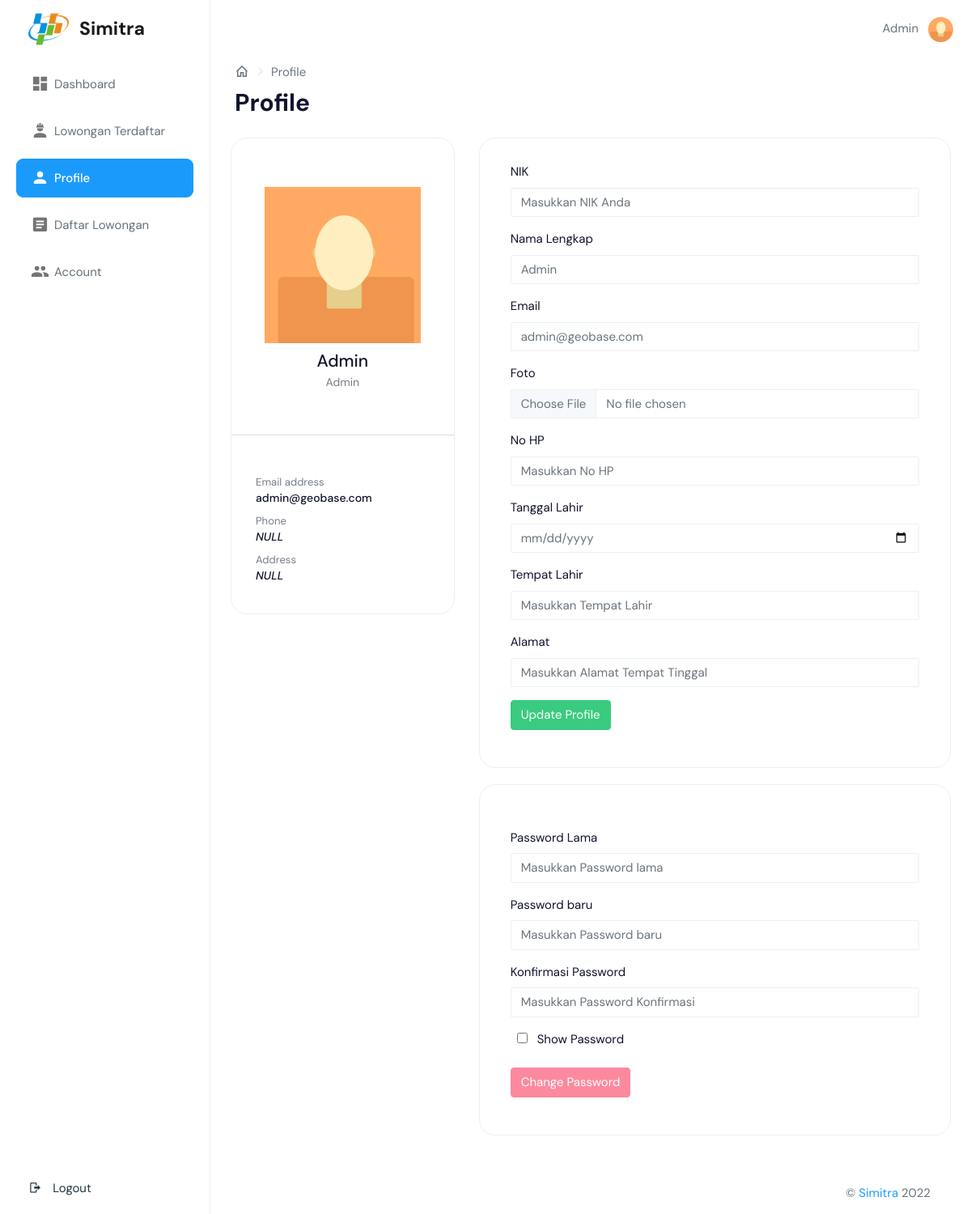
Before: /page/profile.php (signed in) with the older database file.
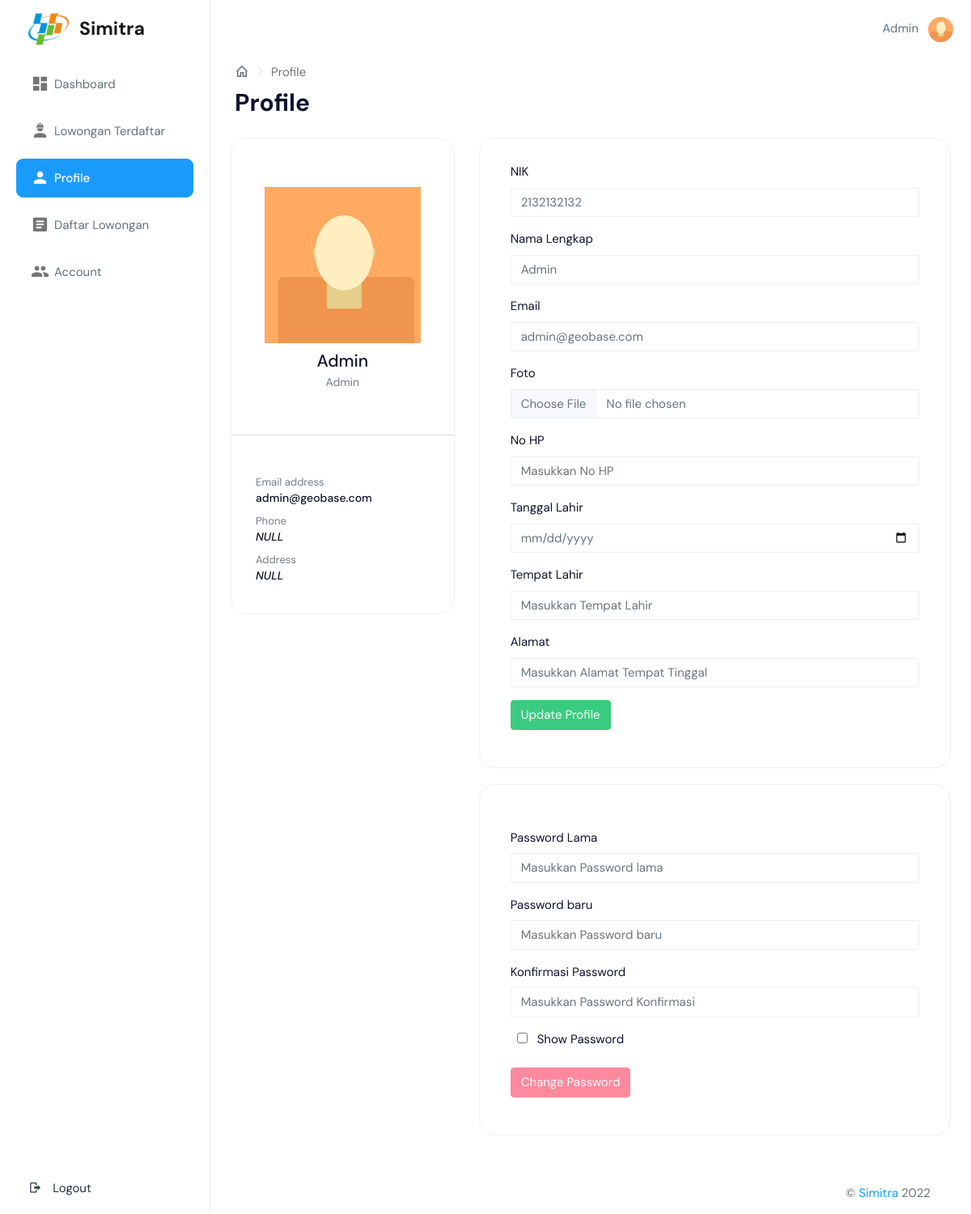
After: the same page with the newer database file.
### tables this page shows
CREATE TABLE `petugas` (
  `Kode_petugas` int(12) NOT NULL,
  `NIK` varchar(16) DEFAULT NULL,
  `Nama` varchar(50) NOT NULL,
  `Foto` varchar(255) DEFAULT NULL,
  `Jabatan` int(5) NOT NULL,
  `Tempat_lahir` varchar(150) DEFAULT NULL,
  `Tanggal_lahir` date DEFAULT NULL,
  `Alamat` varchar(150) DEFAULT NULL,
  `NoHP` varchar(15) DEFAULT NULL,
  `Jkel` enum('L','P') NOT NULL
);

CREATE TABLE `jabatan` (
  `Id_jabatan` int(11) NOT NULL,
  `Jabatan` varchar(50) NOT NULL
);

### page/profile.php (the view, shortened to what this page needs)
<?php
include '../controller/config.php';
$kode = $_SESSION['id'];
$sql = mysqli_query($conn, "SELECT a.Kode_petugas, a.Username, a.Email, a.Password, a.Old_password, a.Last_login, a.Created_at, a.Updated_at, b.Nama, b.NIK, b.Alamat, b.Foto, b.NoHP, b.Tanggal_lahir, b.Tempat_lahir, c.Jabatan, c.Id_jabatan FROM auth a, petugas b, jabatan c WHERE a.Kode_petugas=b.Kode_petugas AND b.Jabatan=c.Id_jabatan AND a.Kode_petugas='$kode' ORDER BY c.Id_jabatan");
$result1 = mysqli_fetch_assoc($sql);
?>
<!DOCTYPE html>
<html dir="ltr" lang="en">
<head>
    <?php include 'meta.php'; ?>
</head>
<body>
    <?php $url = "../"; ?>
    <?php include 'header.php'; ?>
    <aside class="left-sidebar" data-sidebarbg="skin6">
        <div class="scroll-sidebar" id="navbar">
            <nav class="sidebar-nav">
                <ul id="sidebarnav">
                    <li class="sidebar-item"> <a class="sidebar-link waves-effect waves-dark sidebar-link" href="index.php" aria-expanded="false"><i class="mdi mdi-view-dashboard"></i><span class="hide-menu">Dashboard</span></a></li>
                    <li class="sidebar-item"> <a class="sidebar-link waves-effect waves-dark sidebar-link" href="lowongan-user.php" aria-expanded="false"><i class="mdi mdi-worker"></i><span class="hide-menu">Lowongan Terdaftar</span></a></li>
                    <li class="sidebar-item" style="background-color: #1a9bfc; border-radius: 9px"> <a class="sidebar-link waves-effect waves-dark sidebar-link" href="profile.php" aria-expanded="false"><i class="mdi mdi-account text-white"></i><span class="hide-menu text-white">Profile</span></a></li>
                    <?php if ($result1['Id_jabatan'] == 1) {  ?>
                        <li class="sidebar-item"> <a class="sidebar-link waves-effect waves-dark sidebar-link" href="lowongan.php" aria-expanded="false"><i class="mdi mdi-file-document-box"></i><span class="hide-menu">Daftar Lowongan</span></a></li>
                        <li class="sidebar-item"> <a class="sidebar-link waves-effect waves-dark sidebar-link" href="user.php" aria-expanded="false"><i class="mdi mdi-account-multiple"></i><span class="hide-menu">Account</span></a></li>
                    <?php } ?>
                    <li class="sidebar-item logout-item" style="position: fixed; bottom: 0; width: 220px">
                        <button class="dropdown-item border-0 btn btn-link" data-bs-toggle="modal" data-bs-target="#Logout"><i class="m-r-10 mdi mdi-logout">
                            </i><span class="hide-menu">
                                Logout</span></button>
                    </li>
                </ul>
            </nav>
        </div>
    </aside>
    <div class="page-wrapper">
        <div class="page-breadcrumb" style="padding-bottom: 0; padding-top: 0;">
            <div class="row align-items-center">
                <div class="col-6">
                    <nav aria-label="breadcrumb">
                        <ol class="breadcrumb mb-0 d-flex align-items-center">
                            <li class="breadcrumb-item"><a href="../index.php" class="link"><i class="mdi mdi-home-outline fs-4"></i></a></li>
                            <li class="breadcrumb-item active" aria-current="page">Profile</li>
                        </ol>
                    </nav>
                    <h1 class="mb-0 fw-bold">Profile</h1>
                </div>
            </div>
        </div>
        <div class="container-fluid">
            <div class="row">
                <div class="col-lg-4 col-xlg-3 col-md-5">
                    <div class="card">
                        <div class="card-body">
                            <center class="m-t-30">
                                <?php if (isset($result1['Foto'])) { ?>
                                    <div class="frame" style="overflow: auto; width: 100%;">
                                        <img src="../public/img/user/<?= $result1['Foto']; ?>" style="width: 90%;">
                                    </div>
                                <?php } else { ?>
                                    <div class="frame" style="overflow: auto; width: 100%;">
                                        <img src="../public/img/user/1.jpg" style="width: 90%;">
                                    </div>
                                <?php } ?>
                                <h4 class="card-title m-t-10"><?= ucwords($result1['Nama']); ?></h4>
                                <h6 class="card-subtitle"><?= $result1['Jabatan']; ?></h6>
                            </center>
                        </div>
                        <div>
                            <hr>
                        </div>
                        <div class="card-body">
                            <small class="text-muted">Email address </small>
                            <?php if (isset($result1['Email'])  && $result1['Email'] != "") { ?>
                                <h6><?= $result1['Email']; ?></h6>
                            <?php } else { ?>
                                <h6><i>NULL</i></h6>
                            <?php } ?>
                            <small class="text-muted p-t-30 db">Phone</small>
                            <?php if (isset($result1['NoHP']) && $result1['NoHP'] != "") { ?>
                                <h6><?= $result1['NoHP']; ?></h6>
                            <?php } else { ?>
                                <h6><i>NULL</i></h6>
                            <?php } ?>
                            <small class="text-muted p-t-30 db">Address</small>
                            <?php if (isset($result1['Alamat'])  && $result1['Alamat'] != "") { ?>
                                <h6><?= $result1['Alamat']; ?></h6>
                            <?php } else { ?>
                                <h6><i>NULL</i></h6>
                            <?php } ?>
                        </div>
                    </div>
                </div>
                <div class="col-lg-8 col-xlg-9 col-md-7">
                    <div class="card">
                        <div class="card-body">
                            <form action="../model/edit-user.php" method="POST" enctype="multipart/form-data" class="form-horizontal form-material mx-2">
                                <div class="form-group">
                                    <label class="col-md-12 text-dark" for="nik">NIK</label>
                                    <div class="col-md-12">
                                        <input type="text" id="nik" value="<?= $result1['NIK']; ?>" class="form-control form-control-line" name="nik" maxlength="16" placeholder="Masukkan NIK Anda" required oninput="this.value = this.value.toLowerCase()" required onkeypress="return onlyNumberKey(event)">
                                    </div>
                                </div>
                                <div class="form-group">
                                    <label class="col-md-12 text-dark" for="nama">Nama Lengkap</label>
                                    <div class="col-md-12">
                                        <input type="text" id="nama" value="<?= ucwords($result1['Nama']); ?>" class="form-control form-control-line" name="nama" maxlength="50" required>
                                    </div>
                                </div>
                                <div class="form-group">
                                    <label class="col-md-12 text-dark" for="email">Email</label>
                                    <div class="col-md-12">
                                        <input type="email" id="email" value="<?= $result1['Email']; ?>" class="form-control form-control-line" name="email" maxlength="100" placeholder="Masukkan Email Anda" required oninput="this.value = this.value.toLowerCase()">
                                    </div>
                                </div>
                                <div class="form-group">
                                    <label for="example-Foto" class="col-md-12 text-dark" for="foto">Foto</label>
                                    <div class="col-md-12">
                                        <div class="input-group">
                                            <input type="file" id="foto" class="form-control" id="gambar" placeholder="Ganti gambar" name="gambar" onchange="validateImg(this)" aria-describedby="fotoFeedback">
                                        </div>
                                    </div>
                                </div>
                                <div class="form-group">
                                    <label class="col-md-12 text-dark" for="nohp">No HP</label>
                                    <div class="col-md-12">
                                        <input type="text" id="nohp" value="<?= $result1['NoHP']; ?>" placeholder="Masukkan No HP" class="form-control form-control-line" name="nohp" maxlength="15">
                                    </div>
                                </div>
                                <div class="form-group">
                                    <label class="col-md-12 text-dark" for="tgllahir">Tanggal Lahir</label>
                                    <div class="col-md-12">
                                        <input type="date" id="tgllahir" value="<?= $result1['Tanggal_lahir']; ?>" name="tgllahir" class="form-control form-control-line">
                                    </div>
                                </div>
                                <div class="form-group">
                                    <label class="col-md-12 text-dark" for="tmplahir">Tempat Lahir</label>
                                    <div class="col-md-12">
                                        <input type="text" id="tmplahir" placeholder="Masukkan Tempat Lahir" class="form-control form-control-line" value="<?= $result1['Tempat_lahir']; ?>" name="tmplahir" maxlength="100">
                                    </div>
                                </div>
                                <div class="form-group">
                                    <label class="col-md-12 text-dark" for="alamat">Alamat</label>
                                    <div class="col-md-12">
                                        <input type="text" id="alamat" placeholder="Masukkan Alamat Tempat Tinggal" class="form-control form-control-line" value="<?= $result1['Alamat']; ?>" name="alamat" maxlength="100">
                                    </div>
                                </div>
                                <div class="form-group">
                                    <div class="col-sm-12">
                                        <button type="submit" id="update" name="edit" class="btn btn-success text-white">Update Profile</button>
                                    </div>
                                </div>
                            </form>
                        </div>
                    </div>
                    <div class="card">
                        <div class="card-body">
                            <form action="../model/edit-user.php" method="POST" class="form-horizontal form-material mx-2 mt-4">
                                <div class="form-group">
                                    <label class="col-md-12 text-dark" for="passlama">Password Lama</label>
                                    <div class="col-md-12">
                                        <input type="password" id="passlama" placeholder="Masukkan Password lama" class="form-control form-control-line" name="passlama">
                                    </div>
                                </div>
                                <div class="form-group">
                                    <label class="col-md-12 text-dark" for="pass">Password baru</label>
                                    <div class="col-md-12">
                                        <input type="password" id="password" name="password" placeholder="Masukkan Password baru" class="form-control form-control-line">
                                    </div>
                                </div>
                                <div class="form-group">
                                    <label class="col-md-12 text-dark" for="passkon">Konfirmasi Password</label>
                                    <div class="col-md-12">
                                        <input type="password" id="passkon" name="passwordkonfirmasi" placeholder="Masukkan Password Konfirmasi" class="form-control form-control-line" aria-describedby="passkonFeedback">
                                    </div>
                                </div>
                                <div class="form-group">
                                    <input type="checkbox" name="check" id="check" class="mx-2" onclick="showPass()">
                                    <label for="check" class="text-dark">Show Password</label>
                                </div>
                                <div class="form-group">
                                    <div class="col-sm-12">
                                        <button type="submit" name="change" id="submit" class="btn btn-danger text-white" disabled>Change Password</button>
                                    </div>
                                </div>
                            </form>
                        </div>
                    </div>
                </div>
            </div>
        </div>
        <?php include 'footer.php'; ?>

### page/meta.php (shortened to what this page needs)
<link href="../public/assets/libs/chartist/dist/chartist.min.css" rel="stylesheet">
<link href="../public/assets/libs/chartist-plugin-tooltips/dist/chartist-plugin-tooltip.css" rel="stylesheet">
<link href="../public/css/style.min.css" rel="stylesheet">

### page/header.php (shortened to what this page needs)
<div id="main-wrapper" data-layout="vertical" data-navbarbg="skin5" data-sidebartype="full" data-sidebar-position="absolute" data-header-position="absolute" data-boxed-layout="full">
    <header class="topbar" data-navbarbg="skin6">
        <nav class="navbar top-navbar navbar-expand-md navbar-light">
            <div class="navbar-header" data-logobg="skin6">
                <a class="navbar-brand" href="../">
                    <b class="logo-icon">
                        <img src="<?= $url; ?>public/favicon.ico" style="width: 50px;" alt="homepage" class="dark-logo" />
                    </b>
                    <span class="logo-text" style="font-weight: bold; font-size: 23px">
                        Simitra
                    </span>
                </a>
            </div>
            <div class="navbar-collapse collapse" id="navbarSupportedContent" data-navbarbg="skin5">
                <div><?= $result1['Nama']; ?></div>
                <ul class="navbar-nav float-end">
                    <li class="nav-item dropdown">
                        <a class="nav-link dropdown-toggle text-muted waves-effect waves-dark pro-pic" href="#" id="navbarDropdown" role="button" data-bs-toggle="dropdown" aria-expanded="false">
                            <?php if (isset($result1['Foto'])) { ?>
                                <center><img src="<?= $url; ?>public/img/user/<?= $result1['Foto']; ?>" alt="user" class="rounded-circle" width="31" height="31">
                                </center>
                            <?php } else { ?>
                                <center><img src="<?= $url; ?>public/img/user/1.jpg" alt="user" class="rounded-circle" width="31" height="31">
                                </center>
                            <?php } ?>
                        </a>
                    </li>
                </ul>
            </div>
        </nav>
    </header>

### page/footer.php (shortened to what this page needs)
<footer class="footer text-end d-flex flex-row-reverse">
    <div class="row">
        <div class="col-md-auto">&COPY; <a href="../">Simitra</a> 2022
        </div>
    </div>
</footer>
</div>
</div>
</body>
</html>

### page/meta.php (style rules this page uses)
@media only screen and (min-width: 1170px) { .sticky, .sidebar-nav, .sidebarnav { padding: 0; } }
@media only screen and (min-width: 1170px) { .sidebar-nav { width: 100%; } }

Changed rows visible on the page:
changed petugas "Admin": nik (not shown) → "2132132132"
